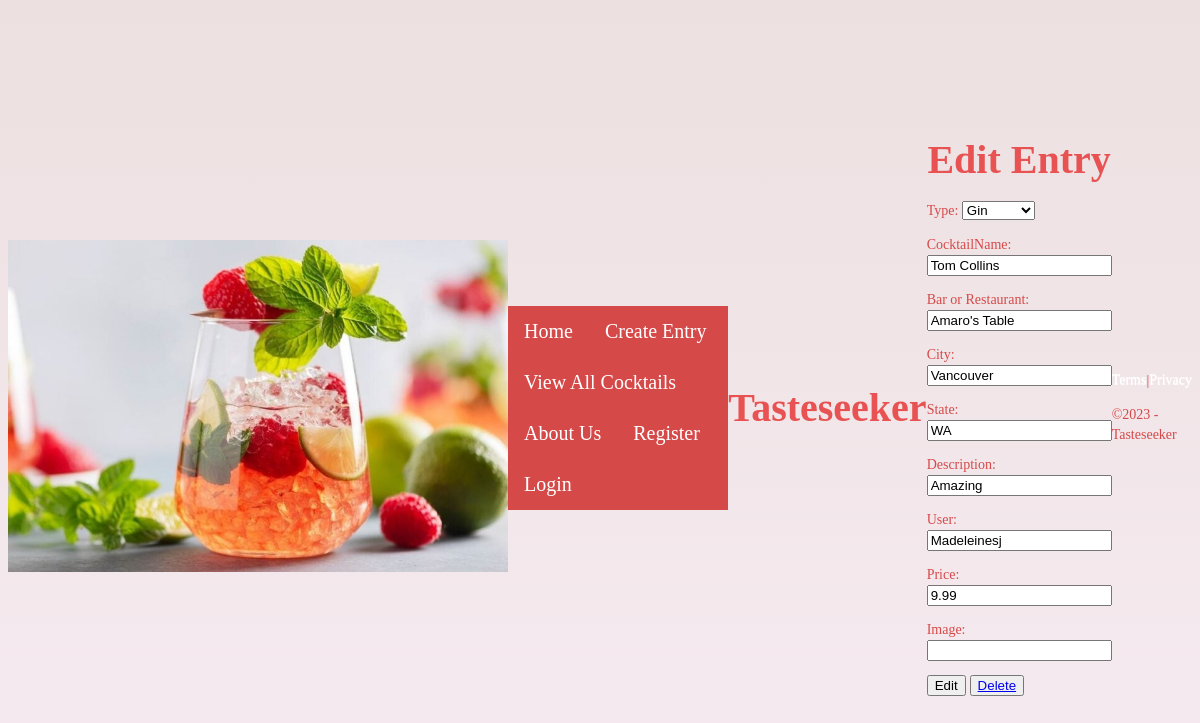
Screenshot of /tasteseeker/1/edit_drink_details/ with the database file from the repository.
### tasteseeker/models.py (models this page shows, shortened)
class Cocktail(models.Model):
    Type = models.CharField(max_length=60, choices=CHOICE_TYPE)
    CocktailName = models.CharField(max_length=60, default="", blank=True, null=False)
    Bar_or_Restaurant = models.CharField(max_length=60, default="", blank=True, null=False)
    City = models.CharField(max_length=60, default="", blank=True, null=False)
    State = models.CharField(max_length=2, default="", blank=True, null=False)
    Description = models.CharField(max_length=300, default="", blank=True, null=False)
    User = models.CharField(max_length=60, default="", blank=True, null=False)
    Price = models.DecimalField(default=0.00, max_digits=10000, decimal_places=2)
    image = models.CharField(max_length=255, default='', blank=True, )
    objects = models.Manager()

### tasteseeker/views.py (the view)
# urls.py: path('<int:pk>/edit_drink_details/', views.edit_drink_details, name='edit_drink_details'),
def edit_drink_details(request, pk):
    post = get_object_or_404(Cocktail, pk=pk)
    if request.method == 'POST':
        form = NewEntryForm(request.POST, instance=post)
        if form.is_valid():
            newform = form.save(commit=False)
            newform.author = request.user
            newform.save()
            return redirect('tasteseeker:tasteseeker_search', pk=post.pk)
    else:
        form = NewEntryForm(instance=post)
    return render(request, 'edit_drink_details.html', {'form': form, 'post': post})

### tasteseeker/forms.py
class NewEntryForm(ModelForm):
    class Meta:
        model = Cocktail
        fields = '__all__'

### tasteseeker/templates/edit_drink_details.html (shortened to what this page needs)
{% extends 'tasteseekerbase.html' %}
{% block content %}
<h1>Edit Entry</h1>
<div class="edit-entry">
    <form action="" method="post">
        {{form.as_p}}
        <button type="submit">Edit</button>
        <button type="button"><a href="{% url 'tasteseeker_deleteentry' task.id %}">Delete</a></button>
    </form>
    </div>
{% endblock %}

### tasteseeker/static/css/layout.css (style rules this page uses)
h1 { font-family: RubikDoodle; font-size: 40px; font-style: normal; font-variant: normal; font-weight: 700; line-height: 26.4px; text-align: center; color: rgb(232, 82, 82); }
p { font-family: RubikDoodle; font-size: 14px; font-style: normal; font-variant: normal; font-weight: 400; line-height: 20px; color:#d64949 }
body { background-image: linear-gradient(to top, #f6ebf1 0%, #ece0e0 100%); display: flex; align-items: center; justify-content: center; height: 100vh; }

### rows the page displays
Cocktail: Type "Gin", CocktailName "Tom Collins", Bar_or_Restaurant "Amaro's Table", City "Vancouver", State "WA", Description "Amazing", User "Madeleinesj", Price "9.99"
